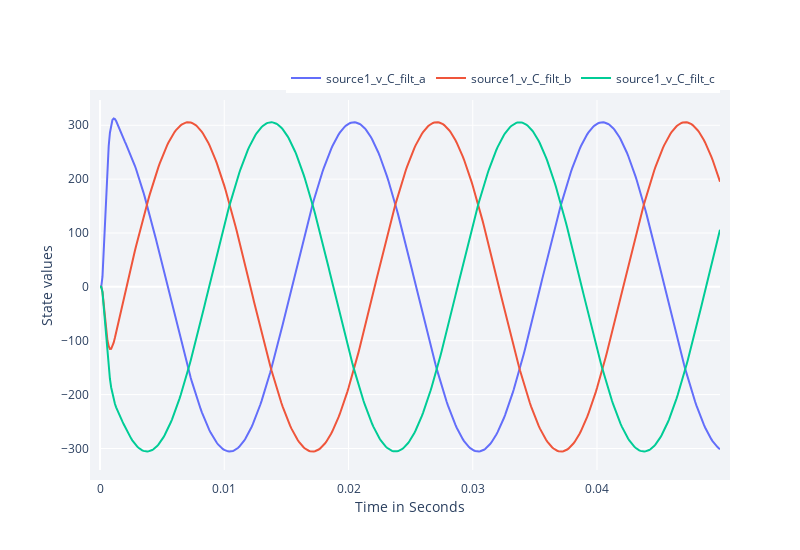

The notebook cell saved with this chart:
### Markdown cell above
## AC-grid example
To run an AC-grid where the source created a sin-wave voltage with the frequency of `env.nc.parameters["grid"]["f_grid"]` just the control mode has to be changed from `Step` to `Swing`.
Additionally the grid is changed from a single-phase to a three-phase system.

### Code cell
CM = [0. 1.
    -1. 0.]


parameters = Dict{Any, Any}(
        "source" => Any[
                        Dict{Any, Any}("pwr" => S_source, "control_type" => "classic", "mode" => "Swing", "fltr" => "LC", "i_limit" => 1e4, "v_limit" => 1e4,),
                        ],
        "load"   => Any[
                        Dict{Any, Any}("impedance" => "R", "R" => R_load)
                        ],
        "cable"   => Any[
                        Dict{Any, Any}("R" => 1e-3, "L" => 1e-4, "C" => 1e-4),
                        ],
        "grid" => Dict{Any, Any}("fs"=>1e4, "phase"=>3, "v_rms"=>230, "f_grid" => 50, "ramp_end"=>0.0)
    )

env = ElectricGridEnv(CM = CM, parameters = parameters)

states_to_plot = ["source1_v_C_filt_a", "source1_v_C_filt_b", "source1_v_C_filt_c"]
action_to_plot = ["source1_u_a"]

hook = DataHook(collect_state_ids = states_to_plot)

Multi_Agent = setup_agents(env)
simulate(Multi_Agent, env, hook=hook)

plot_hook_results(hook = hook,
                  states_to_plot  = states_to_plot)

### Figure 1 — Plotly figure (JSON) as saved in the notebook; plotly's stock layout.template omitted (floating-point values rounded to 4 significant figures; data arrays with more than 128 entries replaced by an {"elided": "..."} marker saying what was removed)
{"data": [{"mode": "lines", "name": "source1_v_C_filt_a", "type": "scatter", "x": {"elided": "500 float values"}, "y": {"elided": "500 float values"}}, {"mode": "lines", "name": "source1_v_C_filt_b", "type": "scatter", "x": {"elided": "500 float values"}, "y": {"elided": "500 float values"}}, {"mode": "lines", "name": "source1_v_C_filt_c", "type": "scatter", "x": {"elided": "500 float values"}, "y": {"elided": "500 float values"}}], "layout": {"height": 550, "legend": {"orientation": "h", "x": 1, "xanchor": "right", "y": 1.02, "yanchor": "bottom"}, "margin": {"b": 80, "l": 100, "pad": 10, "r": 80, "t": 100}, "plot_bgcolor": "#f1f3f7", "width": 800, "xaxis": {"title": {"text": "Time in Seconds"}}, "yaxis": {"title": {"text": "State values"}}, "yaxis2": {"overlaying": "y", "side": "right", "title": "Action values", "titlefont": {"color": "orange"}}}}
